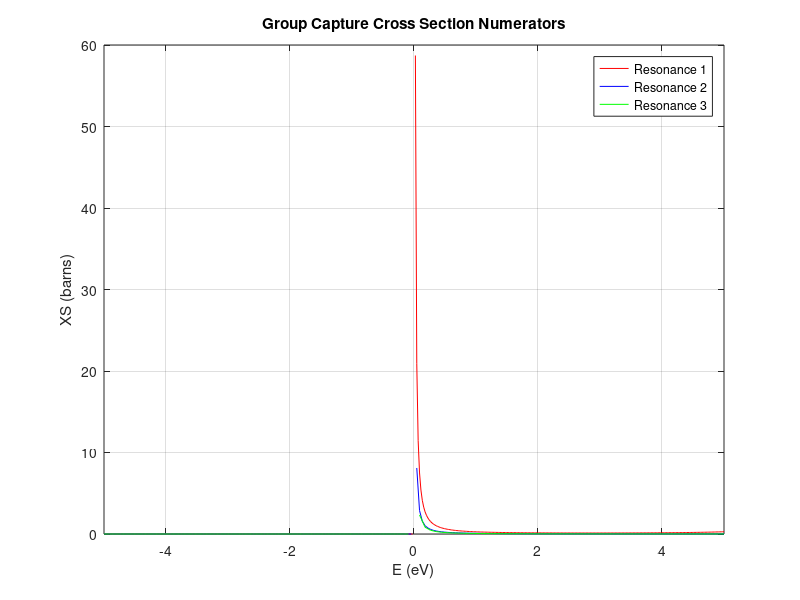
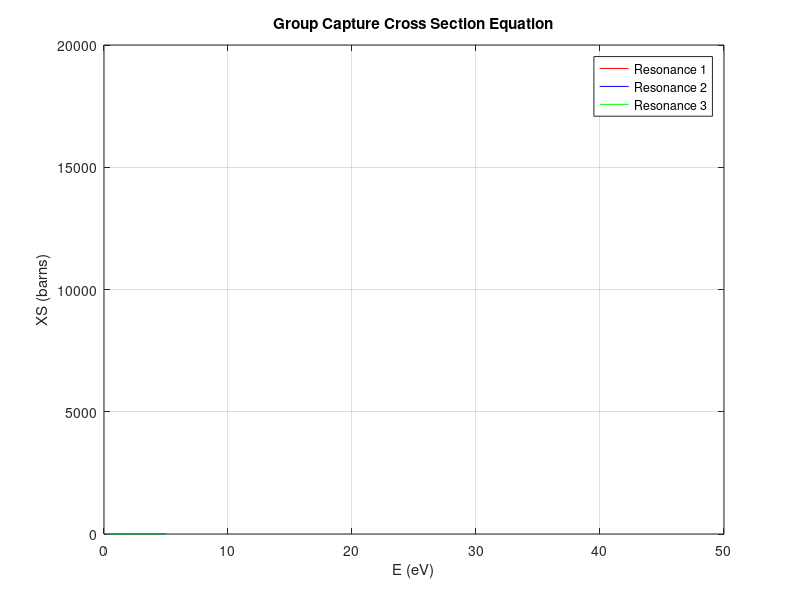
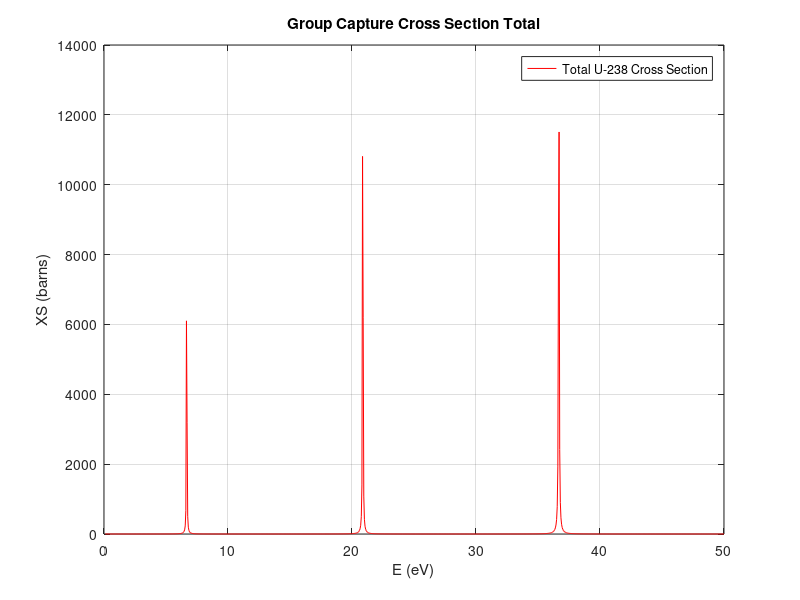
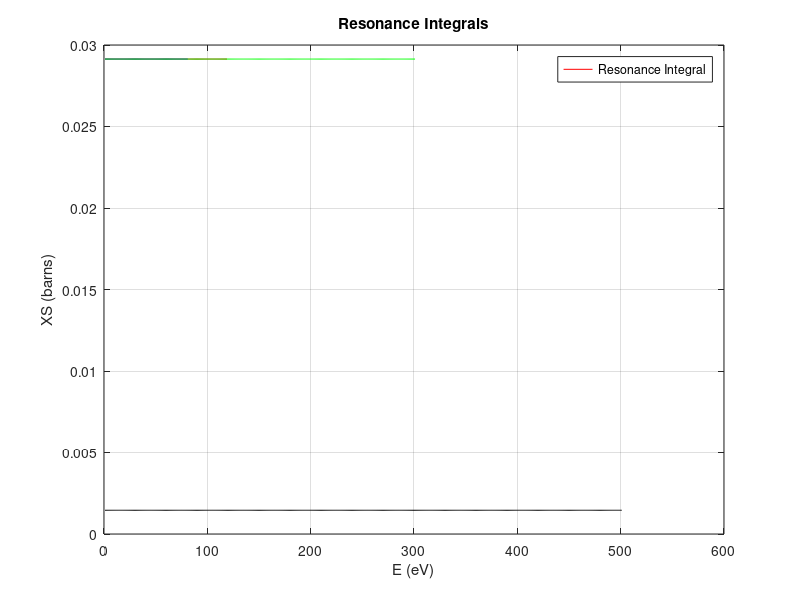

The MATLAB script that drew these images, in order:
%22.05 F18
%Jacob Miske
%P-Set 3
clc; clear all
%% Problem 1
% Using only the 36.68 eV resonance and the energy range
% [25.0 - 50.0] eV

%compute numerically the U-238 group capture cross section

%Temperature of U-238 and Atomic Mass
A = 238; T=0; %amus, degrees K

%SLBW, equation constants
Eneutron=1000000; %starting energy, eV (1e6 = MeV)
E_1 = 25.0; E_2 = 50.0; E_0 = 36.68; %eV
r_0=(2603911/E_0)*((A+1)/A)^2;
gammaN = 0.03355; gammaY = 0.02300; %eV
gammaTotal = gammaN+gammaY; %eV
%Psi Function assumption
Chi = 2*(Eneutron-E_0)/gammaTotal; Chi1 = 2*(E_1-E_0)/gammaTotal; Chi2 = 2*(E_2-E_0)/gammaTotal;
fChi = @(E) 2*(E-E_0)/gammaTotal;
Psi = (1/(1+(Chi).^2));
fPsi = @(E) (1/(1+(fChi).^2));
%Cross section functions as defined in SLBW
funcsigmaGamma = @(E) sqrt(E_0/E)*r_0*(gammaN/gammaTotal)*(gammaY/gammaTotal)*(1/(1+(2*(E-E_0)/gammaTotal).^2));
sigmaGamma = sqrt(E_0/Eneutron)*r_0*(gammaN/gammaTotal)*(gammaY/gammaTotal)*Psi;

%From analytical, constant 1/E assumption solution of the group capture
%cross section function
sigmaGammaA =(1/E_0)*r_0*((gammaN*gammaY)/(gammaTotal^2))*(gammaTotal/2)*((atan(Chi2)) - (atan(Chi1)))/(log(E_2/E_1));


% Problem 1, Part 3
funcsigmaGamma1overE = @(E) sqrt(E_0./E).*(1./E).*r_0.*(gammaN./gammaTotal).*(gammaY./gammaTotal).*(1./(1+(2.*(E-E_0)./gammaTotal).^2));
func1overE = @(E) 1./E;
sigma_groupCapture = integral(funcsigmaGamma1overE, 25.0, 50.0)./integral(func1overE, 25.0, 50.0);


%% Problem 2
%Including all three resonances contribution to cross sections at all
%energies

%P4
T=0; A=238;
r_0=(2603911/E_0)*((A+1)/A)^2;
%Constants
E_0res1 = 6.67; E_0res2 = 20.87; E_0res3 = 36.68; %eV
E_1res1 = 1.0; E_2res1 = 6.0; %eV
E_1res2 = 6.0; E_2res2 = 10.0; %eV
E_1res3 = 10.0; E_2res3 = 25.0; %eV
E_1res4 =25.0;E_2res4 = 50.0; %eV
gammaNres1 = 0.00148; gammaYres1 = 0.02300; %eV
gammaNres2 = 0.01009; gammaYres2= 0.02286; %eV
gammaNres3= 0.03355; gammaYres3 = 0.02300; %eV
gammaTotalres1 = gammaNres1+gammaYres1; %eV
gammaTotalres2 = gammaNres2+gammaYres2; %eV
gammaTotalres3 = gammaNres3+gammaYres3; %eV
%Three functions, one for each resonance's capture cross section
r_0res1=(2603911/E_0res1)*((A+1)/A)^2;
r_0res2=(2603911/E_0res2)*((A+1)/A)^2;
r_0res3=(2603911/E_0res3)*((A+1)/A)^2;
%define group capture functions for each resonance
funcsigmaGammaRes1times1overE = @(E) sqrt(E_0res1./E).*(1./E).*r_0res1.*(gammaNres1./gammaTotalres1).*(gammaYres1./gammaTotalres1).*(1./(1+(2.*(E-E_0res1)./gammaTotalres1).^2));
funcsigmaGammaRes2times1overE = @(E) sqrt(E_0res2./E).*(1./E).*r_0res2.*(gammaNres2./gammaTotalres2).*(gammaYres2./gammaTotalres2).*(1./(1+(2.*(E-E_0res2)./gammaTotalres2).^2));
funcsigmaGammaRes3times1overE = @(E) sqrt(E_0res3./E).*(1./E).*r_0res3.*(gammaNres3./gammaTotalres3).*(gammaYres3./gammaTotalres3).*(1./(1+(2.*(E-E_0res3)./gammaTotalres3).^2));

func1overE = @(E) 1./E;
sigma_groupCapture = integral(funcsigmaGamma1overE, 25.0, 50.0)./integral(func1overE, 25.0, 50.0);
%Take function from lowest E of 0.1 eV to 50.0 eV
funcsigmaGammaCaptureXSRes1times1overE = @(E) (sqrt(E_0res1./E).*(1./E).*r_0res1.*(gammaNres1./gammaTotalres1).*(gammaYres1./gammaTotalres1).*(1./(1+(2.*(E-E_0res1)./gammaTotalres1).^2))) ./ (1./E);
funcsigmaGammaCaptureXSRes2times1overE = @(E) (sqrt(E_0res2./E).*(1./E).*r_0res2.*(gammaNres2./gammaTotalres2).*(gammaYres2./gammaTotalres2).*(1./(1+(2.*(E-E_0res2)./gammaTotalres2).^2))) ./ (1./E);
funcsigmaGammaCaptureXSRes3times1overE = @(E) (sqrt(E_0res3./E).*(1./E).*r_0res3.*(gammaNres3./gammaTotalres3).*(gammaYres3./gammaTotalres3).*(1./(1+(2.*(E-E_0res3)./gammaTotalres3).^2))) ./ (1./E);
%Take integral from lowest E of 0.1 eV to 50.0 eV
funcsigmaGammaCaptureXSintegralRes1times1overE = @(E) (sqrt(E_0res1./E).*(1./E).*r_0res1.*(gammaNres1./gammaTotalres1).*(gammaYres1./gammaTotalres1).*(1./(1+(2.*(E-E_0res1)./gammaTotalres1).^2))) ./ (1./E);
funcsigmaGammaCaptureXSintegralRes2times1overE = @(E) (sqrt(E_0res2./E).*(1./E).*r_0res2.*(gammaNres2./gammaTotalres2).*(gammaYres2./gammaTotalres2).*(1./(1+(2.*(E-E_0res2)./gammaTotalres2).^2))) ./ (1./E);
funcsigmaGammaCaptureXSintegralRes3times1overE = @(E) (sqrt(E_0res3./E).*(1./E).*r_0res3.*(gammaNres3./gammaTotalres3).*(gammaYres3./gammaTotalres3).*(1./(1+(2.*(E-E_0res3)./gammaTotalres3).^2))) ./ (1./E);
%Run integral by hand
lowE = 0.1; highE = 50.0; %eV
dE = 0.05; numOfESplits = (0.1:dE: 50.0); %eV
XSplaceholder = [];
%for Resonance 1
for i = 1:size(numOfESplits,2)
    E = numOfESplits(i);
    XSplaceholder(i) = (sqrt(E_0res1./E).*(1./E).*r_0res1.*(gammaNres1./gammaTotalres1).*(gammaYres1./gammaTotalres1).*(1./(1+(2.*(E-E_0res1)./gammaTotalres1).^2))) ./ (1./E);
end
XSres1 = XSplaceholder;
%for Resonance 2
for i = 1:size(numOfESplits,2)
    E = numOfESplits(i);
    XSplaceholder(i) = (sqrt(E_0res2./E).*(1./E).*r_0res2.*(gammaNres2./gammaTotalres2).*(gammaYres2./gammaTotalres2).*(1./(1+(2.*(E-E_0res2)./gammaTotalres2).^2))) ./ (1./E);
end
XSres2 = XSplaceholder;

%for Resonance 3
for i = 1:size(numOfESplits,2)
    E = numOfESplits(i);
    XSplaceholder(i) = (sqrt(E_0res3./E).*(1./E).*r_0res3.*(gammaNres3./gammaTotalres3).*(gammaYres3./gammaTotalres3).*(1./(1+(2.*(E-E_0res3)./gammaTotalres3).^2))) ./ (1./E);
end
XSres3 = XSplaceholder;
%Maxs for each resonance
maxRes1 = max(XSres1); maxRes2 = max(XSres2); maxRes3 = max(XSres3);
%testing things here
test1 = integral(@(E) (sqrt(E_0res1./E).*(1./E).*r_0res1.*(gammaNres1./gammaTotalres1).*(gammaYres1./gammaTotalres1).*(1./(1+(2.*(E-E_0res1)./gammaTotalres1).^2))), 0.1, 50.0) ./ integral(@(E)(1./E), 0.1, 50.0)


%plot numerator functions before determining max value of barns
figure(1)
fplot(funcsigmaGammaRes1times1overE, 'r'); hold on
fplot(funcsigmaGammaRes2times1overE, 'b'); hold on
fplot(funcsigmaGammaRes3times1overE, 'g'); grid on
title('Group Capture Cross Section Numerators')
legend('Resonance 1', 'Resonance 2', 'Resonance 3')
xlabel('E (eV)'); ylabel('XS (barns)')
saveas(gcf,'Group Capture Cross Section Numerators.pdf')

%Plot each resonance's impact individually
figure(2)
fplot(funcsigmaGammaCaptureXSRes1times1overE, 'r'); hold on
fplot(funcsigmaGammaCaptureXSRes2times1overE, 'b'); hold on
fplot(funcsigmaGammaCaptureXSRes3times1overE, 'g');
title('Group Capture Cross Section Equation')
legend('Resonance 1', 'Resonance 2', 'Resonance 3')
xlim([0 50]); ylim([0 20000]) ;  grid on
xlabel('E (eV)'); ylabel('XS (barns)')
saveas(gcf,'Group Capture Cross Section Equation.pdf')


%Plotting XSres1, XSres2, and XSres3 together
XScombine = XSres1 + XSres2 + XSres3;

figure(3)
plot(numOfESplits, XScombine,'r'); hold on
title('Group Capture Cross Section Total')
legend('Total U-238 Cross Section')
xlim([0 50]); ylim([0 14000]) ;  grid on
xlabel('E (eV)'); ylabel('XS (barns)')
saveas(gcf,'Group Capture Cross Section Total.pdf')


%Problem 4, Part 2 (Part 5 of pset?)
%compute numerically the resonance integrals for energy groups

%RI_inf^(E1,E2) = int from E1 to E2 of { sigma_gamma(E)  1/E dE

E_1res1 = 1.0; E_2res1 = 6.0; E_1res2 = 6.0; E_2res2 = 10.0; %eV
E_1res3 = 10.0; E_2res3 = 25.0; E_1res4 =25.0;E_2res4 = 50.0; %eV

%Run step wise integration
dE = 0.05; numOfESplits = (0.1:dE: 50.0); %eV
XSplaceholder = [];
resInt1numerator = (sqrt(E_0res1./E).*(1./E).*r_0res1.*(gammaNres1./gammaTotalres1).*(gammaYres1./gammaTotalres1).*(1./(1+(2.*(E-E_0res1)./gammaTotalres1).^2))) ;
resInt2numerator = (sqrt(E_0res2./E).*(1./E).*r_0res2.*(gammaNres2./gammaTotalres2).*(gammaYres2./gammaTotalres2).*(1./(1+(2.*(E-E_0res2)./gammaTotalres2).^2))) ;
resInt3numerator = (sqrt(E_0res3./E).*(1./E).*r_0res3.*(gammaNres3./gammaTotalres3).*(gammaYres3./gammaTotalres3).*(1./(1+(2.*(E-E_0res3)./gammaTotalres3).^2))) ;

%for Resonance Int 1
res1numOfESplits = numOfESplits(1:119)
for i = 1:size(res1numOfESplits,2)
    E = res1numOfESplits(i);
    XSplaceholder(i) =(1/dE)*(resInt1numerator + resInt2numerator + resInt3numerator);
end
XSresInt1 = XSplaceholder;
XSresInt1sum = sum(XSplaceholder/2)

%for Resonance Int 2
XSplaceholder = [];
res2numOfESplits = numOfESplits(119:199)
for i = 1:size(res2numOfESplits,2)
    E = res2numOfESplits(i);
    XSplaceholder(i) = (1/dE)*(resInt1numerator + resInt2numerator + resInt3numerator);
end
XSresInt2 = XSplaceholder;
XSresInt2sum = sum(XSplaceholder*54)

%for Resonance Int 3
XSplaceholder = [];
res3numOfESplits = numOfESplits(199:499)
for i = 1:size(res3numOfESplits,2)
    E = res3numOfESplits(i);
    XSplaceholder(i) = (1/dE)*(resInt1numerator + resInt2numerator + resInt3numerator);
end
XSresInt3 = XSplaceholder;
XSresInt3sum = sum(XSplaceholder*7.56)

%for Resonance Int 4
XSplaceholder = [];
res4numOfESplits = numOfESplits(499:999)
for i = 1:size(res4numOfESplits,2)
    E = res4numOfESplits(i);
    XSplaceholder(i) = (resInt1numerator + resInt2numerator + resInt3numerator);
end
XSresInt4 = XSplaceholder;
XSresInt4sum = sum(XSplaceholder*57.27)

%range for plot
xAxisRange1 = 1:1:119;
xAxisRange2 = 1:1:81;
xAxisRange3 = 1:1:301;
xAxisRange4 = 1:1:501;
figure(4)
plot(xAxisRange1, XSresInt1, 'r'); hold on
plot(xAxisRange2, XSresInt2, 'b'); hold on
plot(xAxisRange3, XSresInt3, 'g'); hold on
plot(xAxisRange4, XSresInt4, 'k'); grid on
title('Resonance Integrals')
legend('Resonance Integral')
xlabel('E (eV)'); ylabel('XS (barns)')
saveas(gcf,'Resonance Integrals Equation.pdf')
